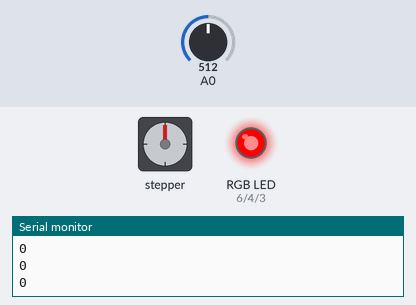
Simulated run of this sketch. Board: Arduino Uno, built with avr-gcc and run on an emulated ATmega328P. On the bench: stepper motor, an RGB LED mixed from three pins (HIGH = lit), the last lines printed to the serial monitor. The test bench sets the inputs (shaded band); at power-on: A0 = 512. Stepper angles assume 20 steps per turn.

Above: at 1.2 s.
1.3 s: A0 set to 520
At 2.3 s:
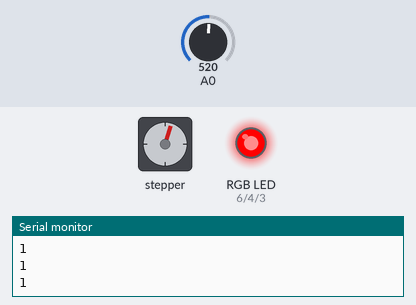
2.8 s: A0 set to 716
At 4.0 s:
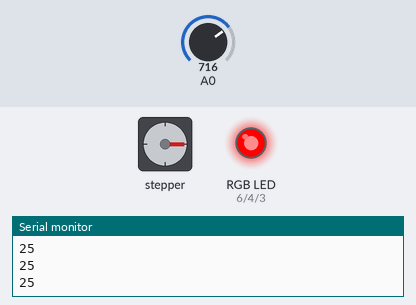
4.3 s: A0 set to 720
At 4.7 s:
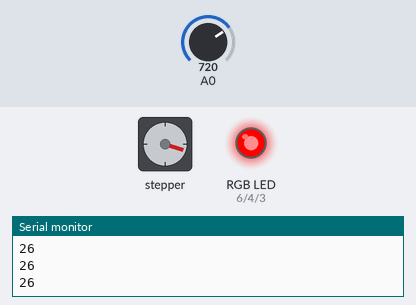
5.8 s: A0 set to 900
At 7.0 s:
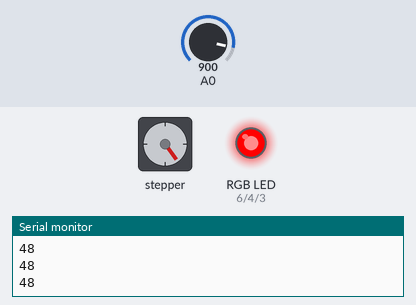
7.3 s: A0 set to 910
At 8.0 s:
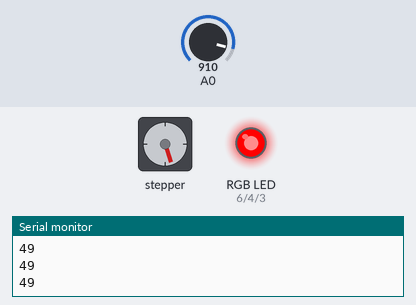
8.8 s: A0 set to 1023
At 9.2 s:
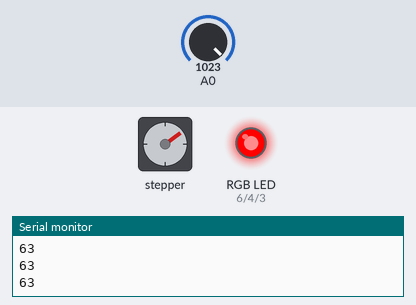
Timing chart, 0 to 11.3 s (numbered marks = the images above; inputs shaded):
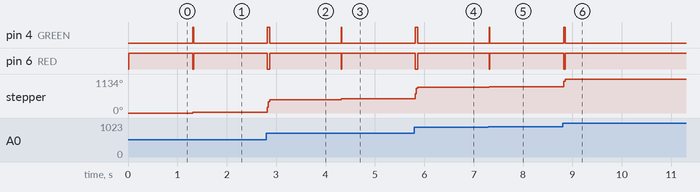

Measured:
- the behaviour switches between 519 and 520 on A0 (found by bisection; images 0 and 1)
- the behaviour switches between 719 and 720 on A0 (found by bisection; images 2 and 3)
- the behaviour switches between 903 and 904 on A0 (found by bisection; images 4 and 5)
- after the input at 1.3 s, pin 4 (GREEN): LOW → HIGH at once, → LOW 0.01 s later; pin 6 (RED): HIGH → LOW at once, → HIGH 0.01 s later; stepper: turns 18° clockwise, starting at once
- after the input at 2.8 s, pin 4 (GREEN): LOW → HIGH at once, → LOW 0.06 s later; pin 6 (RED): HIGH → LOW at once, → HIGH 0.06 s later; stepper: turns 432° clockwise, starting at once
- after the input at 4.3 s, pin 4 (GREEN): LOW → HIGH at once, → LOW 0.01 s later; pin 6 (RED): HIGH → LOW at once, → HIGH 0.01 s later; stepper: turns 18° clockwise, starting at once
- after the input at 5.8 s, pin 4 (GREEN): LOW → HIGH at once, → LOW 0.05 s later; pin 6 (RED): HIGH → LOW at once, → HIGH 0.05 s later; stepper: turns 396° clockwise, starting at once
- after the input at 7.3 s, pin 4 (GREEN): LOW → HIGH at once, → LOW 0.01 s later; pin 6 (RED): HIGH → LOW at once, → HIGH 0.01 s later; stepper: turns 18° clockwise, starting at once
- after the input at 8.8 s, pin 4 (GREEN): LOW → HIGH at once, → LOW 0.04 s later; pin 6 (RED): HIGH → LOW at once, → HIGH 0.04 s later; stepper: goes 1062° 0.04 s, then 1134°, starting at once

The sketch:

MotorKnob_w_rgb.pde
```cpp
/*
 * MotorKnob
 *
 * A stepper motor follows the turns of a potentiometer
 * (or other sensor) on analog input 0.
 *
 * http://www.arduino.cc/en/Reference/Stepper
 */

#include <Stepper.h>

// change this to the number of steps on your motor
#define STEPS 20

// create an instance of the stepper class, specifying
// the number of steps of the motor and the pins it's
// attached to
Stepper stepper(STEPS, 7, 8, 9, 10);

// the previous reading from the analog input
int previous = 0;

#define BLUE 3
#define GREEN 4
#define RED 6


void setup()
{
  // set the speed of the motor to 30 RPMs
  stepper.setSpeed(1500);
  Serial.begin(57600);
  pinMode(RED, OUTPUT);
  pinMode(GREEN, OUTPUT);
  pinMode(BLUE, OUTPUT);
  pinMode(5, INPUT);
}

void loop()
{
  // get the sensor value
  int val = (analogRead(0) - 512) /8;
  delay(10);
  Serial.println(val);
  // move a number of steps equal to the change in the
  // sensor reading
  if ( val == previous ) {
    digitalWrite(RED, HIGH);
    digitalWrite(GREEN, LOW);
    digitalWrite(BLUE, LOW);
  } else {
      if ( val > previous ) {
        digitalWrite(RED, LOW);
        digitalWrite(GREEN, HIGH);
        digitalWrite(BLUE, LOW);
      } else {
          if ( val < previous ) {
            digitalWrite(RED, LOW);
            digitalWrite(GREEN, LOW);
            digitalWrite(BLUE, HIGH);
          }
      }
  }
  stepper.step(val - previous);

  // remember the previous value of the sensor
  previous = val;
//  delay(20);
}
```
